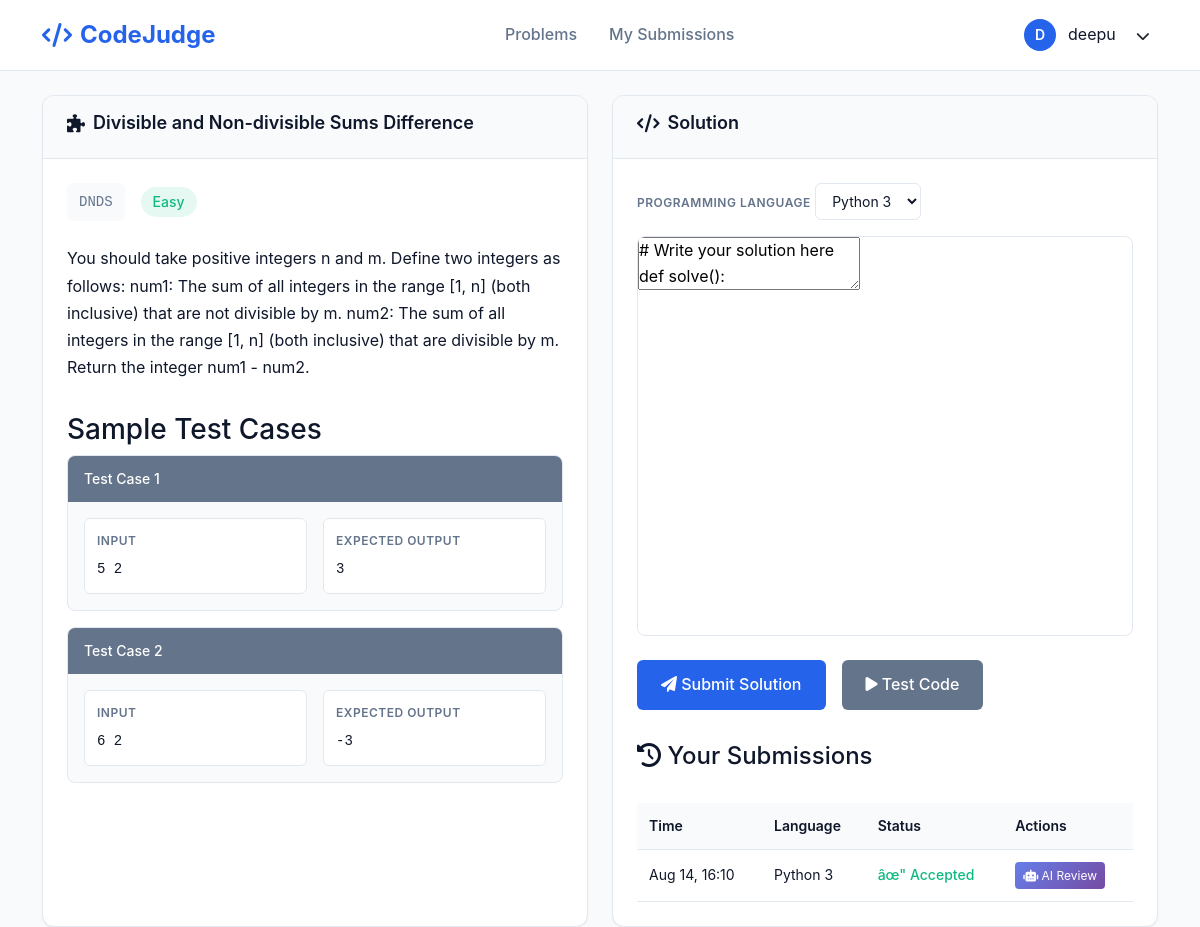
/problems/problem/DNDS/ (signed in), run on the app's committed database.
### core/models.py (models this page shows, shortened)
class Problem(models.Model):
    DIFFICULTY = (('E','Easy'),('M','Medium'),('H','Hard'))
    name = models.CharField(max_length=100)
    short_code = models.CharField(max_length=40,unique=True)
    statement = models.TextField()
    difficulty = models.CharField(max_length=1,choices=DIFFICULTY)

class TestCase(models.Model):
    problem = models.ForeignKey(Problem, on_delete=models.CASCADE, related_name='testcases')
    input = models.TextField()
    output = models.TextField()
    is_hidden = models.BooleanField(default=False)  # Add this field
    order = models.IntegerField(default=0)  # For ordering test cases
    class Meta:
        ordering = ['order']

class Submission(models.Model):
    LANGUAGE_CHOICES = [
        ('py', 'Python 3'),
        ('cpp', 'C++'),
        ('c', 'C'),
    ]
    VERDICT_CHOICES = [
        ('AC', 'Accepted'),
        ('WA', 'Wrong Answer'),
        ('TLE', 'Time Limit Exceeded'),
        ('RE', 'Runtime Error'),
        ('CE', 'Compilation Error'),
    ]
    problem = models.ForeignKey(Problem, on_delete=models.CASCADE)
    user = models.ForeignKey(User, on_delete=models.CASCADE)
    code_text = models.TextField()
    language = models.CharField(max_length=10, choices=LANGUAGE_CHOICES, default='py')  # Add this field
    verdict = models.CharField(max_length=10, choices=VERDICT_CHOICES)
    submitted = models.DateTimeField(auto_now_add=True)
    class Meta:
        ordering = ['-submitted']

### core/views.py (the view, shortened to what this page needs)
# urls.py: path('problem/<str:short_code>/', views.problem_detail, name='problem_detail'),
def problem_detail(request, short_code):
    try:
        problem = get_object_or_404(Problem, short_code=short_code)
    except Problem.DoesNotExist:
        messages.error(request, f'Problem with code "{short_code}" not found.')
        return redirect('core:problems_list')
    visible_testcases = problem.testcases.filter(is_hidden=False)
    user_submissions = []
    if request.user.is_authenticated:
        user_submissions = Submission.objects.filter(
            problem=problem,
            user=request.user
        ).order_by('-submitted')[:10]  # Last 10 submissions
    user_progress = get_user_progress(request.user)
    all_problems = Problem.objects.all()
    context = {
        'problem': problem,
        'testcases': visible_testcases,
        'user_submissions': user_submissions,
        'user_progress': user_progress,
        'problems': all_problems,  # For the dashboard section
        'easy_count': Problem.objects.filter(difficulty='E').count(),
        'medium_count': Problem.objects.filter(difficulty='M').count(),
        'hard_count': Problem.objects.filter(difficulty='H').count(),
    }
    return render(request, 'problem_detail.html', context)

### core/templates/problem_detail.html (shortened to what this page needs)
{% load static %}
<!DOCTYPE html>
<html lang="en">
<head>
    <link href="https://cdn.jsdelivr.net/npm/bootstrap@5.3.0/dist/css/bootstrap.min.css" rel="stylesheet">
    <link href="https://cdnjs.cloudflare.com/ajax/libs/font-awesome/6.0.0/css/all.min.css" rel="stylesheet">
    <link rel="stylesheet" href="https://cdnjs.cloudflare.com/ajax/libs/codemirror/5.65.2/codemirror.min.css">
    <link rel="stylesheet" href="https://cdnjs.cloudflare.com/ajax/libs/codemirror/5.65.2/theme/monokai.min.css">
</head>
<body>
    <header class="header">
        <div class="container">
            <div class="header-content">
                <a href="{% url 'core:problems_list' %}" class="logo">
                    <i class="fas fa-code"></i>
                    CodeJudge
                </a>
                <nav class="nav-links">
                    <a href="{% url 'core:problems_list' %}" class="nav-link">Problems</a>
                    {% if user.is_authenticated %}
                    <a href="{% url 'core:submissions_list' %}" class="nav-link">My Submissions</a>
                    {% endif %}
                </nav>
                <div class="user-profile">
                    {% if user.is_authenticated %}
                    <div class="user-avatar">{{ user.username|first|upper }}</div>
                    <span>{{ user.username }}</span>
                    <div class="dropdown">
                        <button class="btn btn-sm" type="button" data-bs-toggle="dropdown">
                            <i class="fas fa-chevron-down"></i>
                        </button>
                    </div>
                    {% else %}
                    <a href="{% url 'authentication:login-user' %}" class="nav-link">Login</a>
                    <a href="{% url 'authentication:register-user' %}" class="nav-link">Register</a>
                    {% endif %}
                </div>
            </div>
        </div>
    </header>
    <div class="container">
        <div class="problem-layout">
            <div class="problem-panel">
                <div class="panel-header">
                    <h2 class="panel-title">
                        <i class="fas fa-puzzle-piece"></i>
                        {{ problem.name }}
                    </h2>
                </div>
                <div class="panel-content">
                    <div class="problem-meta">
                        <div class="problem-code">{{ problem.short_code }}</div>
                        {% if problem.difficulty == 'E' %}
                            <span class="difficulty-badge easy">Easy</span>
                        {% elif problem.difficulty == 'M' %}
                            <span class="difficulty-badge medium">Medium</span>
                        {% else %}
                            <span class="difficulty-badge hard">Hard</span>
                        {% endif %}
                    </div>
                    <div class="problem-statement">
                        {{ problem.statement|safe }}
                    </div>
                    {% if testcases %}
                    <div class="test-cases">
                        <h3>Sample Test Cases</h3>
                        {% for testcase in testcases %}
                        <div class="test-case">
                            <div class="test-case-header">
                                Test Case {{ forloop.counter }}
                            </div>
                            <div class="test-case-content">
                                <div class="test-case-row">
                                    <div class="test-input">
                                        <div class="test-label">Input</div>
                                        <div class="test-data">{{ testcase.input|default:"No input" }}</div>
                                    </div>
                                    <div class="test-output">
                                        <div class="test-label">Expected Output</div>
                                        <div class="test-data">{{ testcase.output|default:"No output" }}</div>
                                    </div>
                                </div>
                            </div>
                        </div>
                        {% endfor %}
                    </div>
                    {% endif %}
                </div>
            </div>
            <div class="solution-panel">
                <div class="panel-header">
                    <h3 class="panel-title">
                        <i class="fas fa-code"></i>
                        Solution
                    </h3>
                </div>
                <div class="panel-content">
                    {% if user.is_authenticated %}
                    <form method="post" action="{% url 'core:problem_detail' problem.short_code %}">
                        <div class="language-selector">
                            <label for="language" class="test-label">Programming Language</label>
                            <select name="language" id="language" class="language-select">
                                <option value="python">Python 3</option>
                            </select>
                        </div>
                        <div class="code-editor-container">
                            <textarea name="solution_code" id="code-editor" required>
# Write your solution here
def solve():
    pass
solve()
</textarea>
                        </div>
                        <div class="submit-section">
                            <button type="submit" name="action" value="submit" class="btn-submit">
                                <i class="fas fa-paper-plane"></i> Submit Solution
                            </button>
                            <button type="submit" name="action" value="test" class="btn-test">
                                <i class="fas fa-play"></i> Test Code
                            </button>
                        </div>
                    </form>
                    {% if user_submissions %}
                    <div style="margin-top: 2rem;">
                        <h4 style="margin-bottom: 1rem; color: var(--text-primary);">
                            <i class="fas fa-history"></i> Your Submissions
                        </h4>
                        <div style="overflow-x: auto;">
                            <table class="submissions-table">
                                <thead>
                                    <tr>
                                        <th>Time</th>
                                        <th>Language</th>
                                        <th>Status</th>
                                        <th>Actions</th>
                                    </tr>
                                </thead>
                                <tbody>
                                    {% for submission in user_submissions %}
                                    <tr class="submission-row">
                                        <td>{{ submission.submitted|date:"M d, H:i" }}</td>
                                        <td>{{ submission.get_language_display }}</td>
                                        <td>
                                            {% if submission.verdict == 'AC' %}
                                                <span class="status-accepted">âœ" Accepted</span>
                                            {% elif submission.verdict == 'WA' %}
                                                <span class="status-rejected">âœ— Wrong Answer</span>
                                            {% elif submission.verdict == 'TLE' %}
                                                <span class="status-rejected">â° Time Limit</span>
                                            {% elif submission.verdict == 'RE' %}
                                                <span class="status-rejected">ðŸ'¥ Runtime Error</span>
                                            {% elif submission.verdict == 'CE' %}
                                                <span class="status-rejected">âš ï¸ Compilation Error</span>
                                            {% else %}
                                                <span class="status-pending">â³ {{ submission.get_verdict_display }}</span>
                                            {% endif %}
                                        </td>
                                        <td>
                                            <button class="ai-review-btn-small" data-submission-id="{{ submission.id }}">
                                                <i class="fas fa-robot"></i> AI Review
                                            </button>
                                        </td>
                                    </tr>
                                    {% endfor %}
                                </tbody>
                            </table>
                        </div>
                    </div>
                    {% endif %}
                    {% endif %}
                </div>
            </div>
        </div>
    </div>
</body>
</html>

### data on the page
Problem: name "Divisible and Non-divisible Sums Difference", short_code "DNDS", statement "You should take positive integers n and m. Define two integers as follows: num1: The sum of all integers in the range [1, n] (both inclusive) that are not divisible by m. num2: The sum of all integers in the range [1, n] (both inclusive) that are divisible by m. Return the integer num1 - num2."
TestCase: input "5 2", output "3"
TestCase: input "6 2", output "-3"
Submission: submitted "Aug 14, 16:10", language "Python 3", verdict "âœ\" Accepted"

### other printed values
{{ user.username|first|upper }} "D"
{{ user.username }} "deepu"
